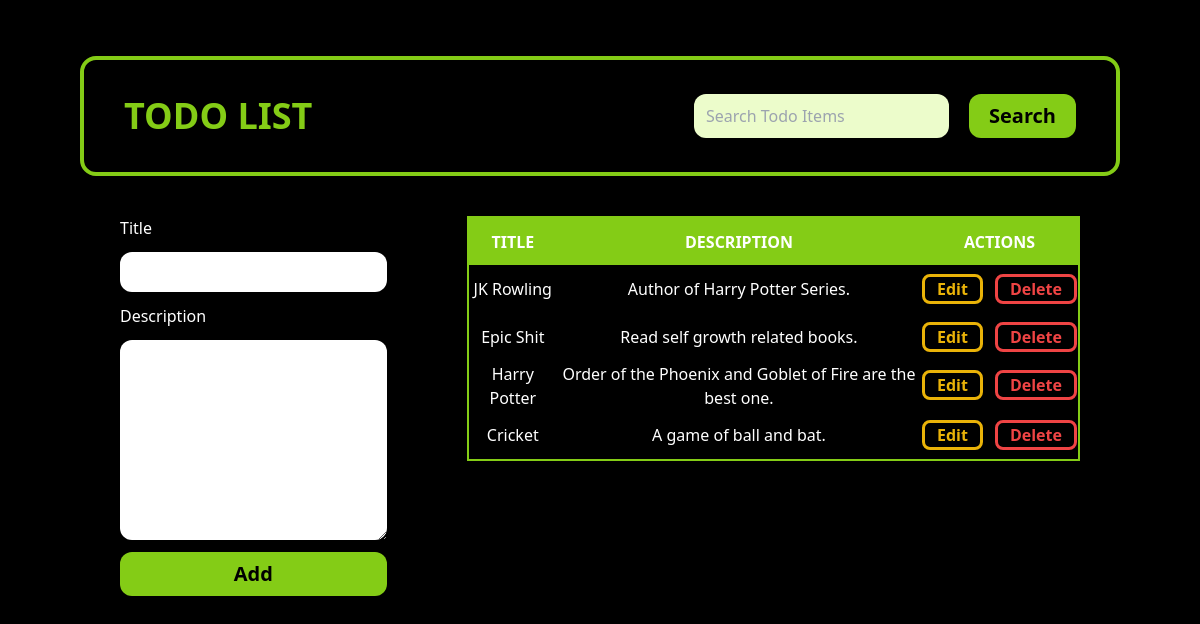
The page / on the database its author committed.
### myapp/models.py (models this page shows, shortened)
class Todo(models.Model):
    title = models.CharField(max_length=255)
    description = models.TextField()

### myapp/views.py (the view)
# urls.py: path('', views.index, name='index'),
def index(request):
    form = TodoForm(request.POST or None)
    query = request.GET.get('query', '')
    items = Todo.objects.all()
    if request.method == 'POST':
        if form.is_valid():
            form.save()
            return redirect('myapp:index')
    if query:
        items = Todo.objects.filter(Q(title__icontains = query) | Q(description__icontains = query))
    return render(request, 'myapp/index.html', {'items': items[:10], 'form': form, 'query': query})

### myapp/forms.py
class TodoForm(forms.ModelForm):
    class Meta:
        model = Todo
        fields = ['title', 'description']
        widgets = {
            'title':forms.TextInput(attrs={'class':'rounded-xl py-2 px-3 text-black'}),
            'description': forms.Textarea(attrs={'class':'rounded-xl py-2 px-3 text-black h-[200px]'})
        }

### myapp/templates/myapp/index.html (shortened to what this page needs)
{% extends 'myapp/base.html' %}
{% block content%}
<main class="px-20 py-14 text-white">
    <div class="border border-[4px] h-[15vh] border-lime-500 rounded-2xl px-10 flex justify-between items-center">
        <h3 class="text-lime-500 text-4xl uppercase font-bold">Todo List</h3>
        <form action="." method="get" class="flex gap-5">
            <input type="search" name="query" value="{{query}}" id="id_search" class="bg-lime-100 px-3 py-2 rounded-xl text-black"
                placeholder="Search Todo Items">
            <input type="submit" value="Search" name="search"
                class="bg-lime-500 px-5 py-2 text-black font-semibold text-xl rounded-xl">
        </form>
    </div>
    <div class="grid grid-cols-3">
        <div class="col-span-1 p-10">
            <form action="." method="post" class="flex flex-col gap-3">
                {% for field in form %}
                {{field.label}}
                {{field}}
                {% endfor %}
                <input type="submit" value="Add" name="create"
                    class="bg-lime-500 px-5 py-2 text-black font-semibold text-xl rounded-xl">
            </form>
        </div>
        <div class="col-span-2 p-10">
            <table class="w-full border border-2 border-lime-500">
                <thead class="bg-lime-500">
                    <tr class="uppercase">
                        <th class="h-12">Title</th>
                        <th class="h-12">Description</th>
                        <th class="h-12">Actions</th>
                    </tr>
                </thead>
                <tbody>
                    {% for item in items %}
                    <tr>
                        <td class="text-center h-12">{{item.title}}</td>
                        <td class="text-center h-12">{{item.description}}</td>
                        <td class="text-center h-12 flex justify-center items-center gap-3">
                            <a href="{% url 'myapp:update' item.pk %}"
                                class="text-yellow-500 border border-[3px] border-yellow-500 px-3 text-black font-semibold rounded-lg h-2/3">Edit</a>
                            <a href="{% url 'myapp:delete' item.pk %}"
                                class="text-red-500 border border-[3px] border-red-500 px-3 text-black font-semibold h-2/3 rounded-lg">Delete</a>
                        </td>
                    </tr>
                    {% endfor %}
                </tbody>
            </table>
        </div>
    </div>
</main>
{% endblock %}

### myapp/templates/myapp/base.html (shortened to what this page needs)
<!DOCTYPE html>
<html lang="en">
<head>
    <script src="https://cdn.tailwindcss.com"></script>
</head>
<body class="bg-black">
    {% block content %}
    {% endblock %}
</body>
</html>

### rows shown on the page
Todo: title "JK Rowling", description "Author of Harry Potter Series."
Todo: title "Epic Shit", description "Read self growth related books."
Todo: title "Harry Potter", description "Order of the Phoenix and Goblet of Fire are the best one."
Todo: title "Cricket", description "A game of ball and bat."

### other values the page prints
{{ field.label }} "Title" "Description"
